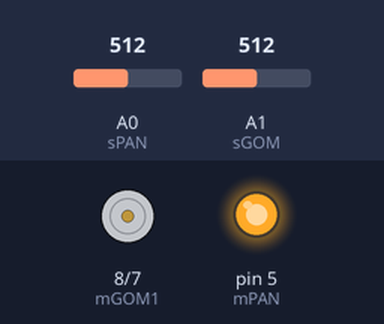
Simulated run of this sketch. Board: Arduino Uno, built with avr-gcc and run on an emulated ATmega328P. Parts: motor-driver pin pairs drawn as motors (green arrow = first pin HIGH = forward, orange = second pin HIGH = backward, longer = more drive), output pins drawn as LEDs (lit = HIGH). The inputs (shaded band) are chosen by the test bench; at power-on: A0 (sPAN) = 512, A1 (sGOM) = 512. What the sketch prints to the serial monitor is not drawn.

Above: at 0.1 s.
At 3.1 s:
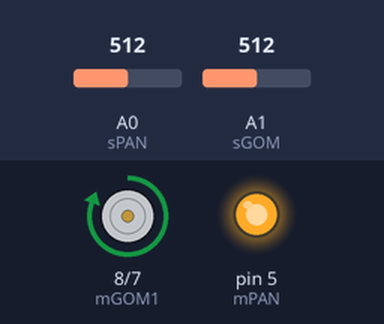
Timing chart, 0 to 4.6 s (numbered marks = the images above):
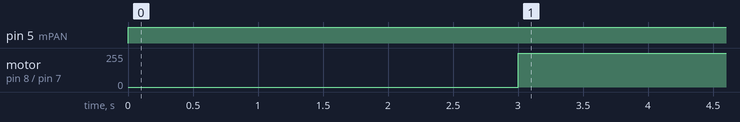

Measured:
- by itself, pin 5 (mPAN): LOW → HIGH at 0.00 s
- by itself, motor on pin 8 (mGOM1) / pin 7 (mGOM2): stopped → forward 255/255 at 3.0 s

The sketch:

PrometheusINO.ino
```cpp
#define mPAN 5

#define mGOM1 8
#define mGOM2 7

#define sPAN A0
#define sGOM A1
void setup()
{
    pinMode(mPAN,OUTPUT);
    pinMode(mGOM1,OUTPUT);
    pinMode(mGOM2,OUTPUT);

    Serial.begin(9600);
}

void loop()
{
    int vPAN;
    int vGOM;
    vPAN = analogRead(sPAN);
    vGOM = analogRead(sGOM);

    Serial.print("PAN:");
    Serial.println(vPAN);
    //Serial.print("GOM:");
    //Serial.println(vGOM);

    //
    //digitalWrite(mGOM1,LOW);
    //digitalWrite(mGOM2,HIGH);

    if (vPAN >= 300){
    digitalWrite(mPAN,HIGH);
    delay(3000);
    }
    if (vGOM >= 300){
    digitalWrite(mGOM1,HIGH);
    delay(3000);
    }
    else{
      digitalWrite(mGOM1, LOW);
    }

}

/*Dry: (520 430]
Wet: (430 350]
Water: (350 260]
*/
```
